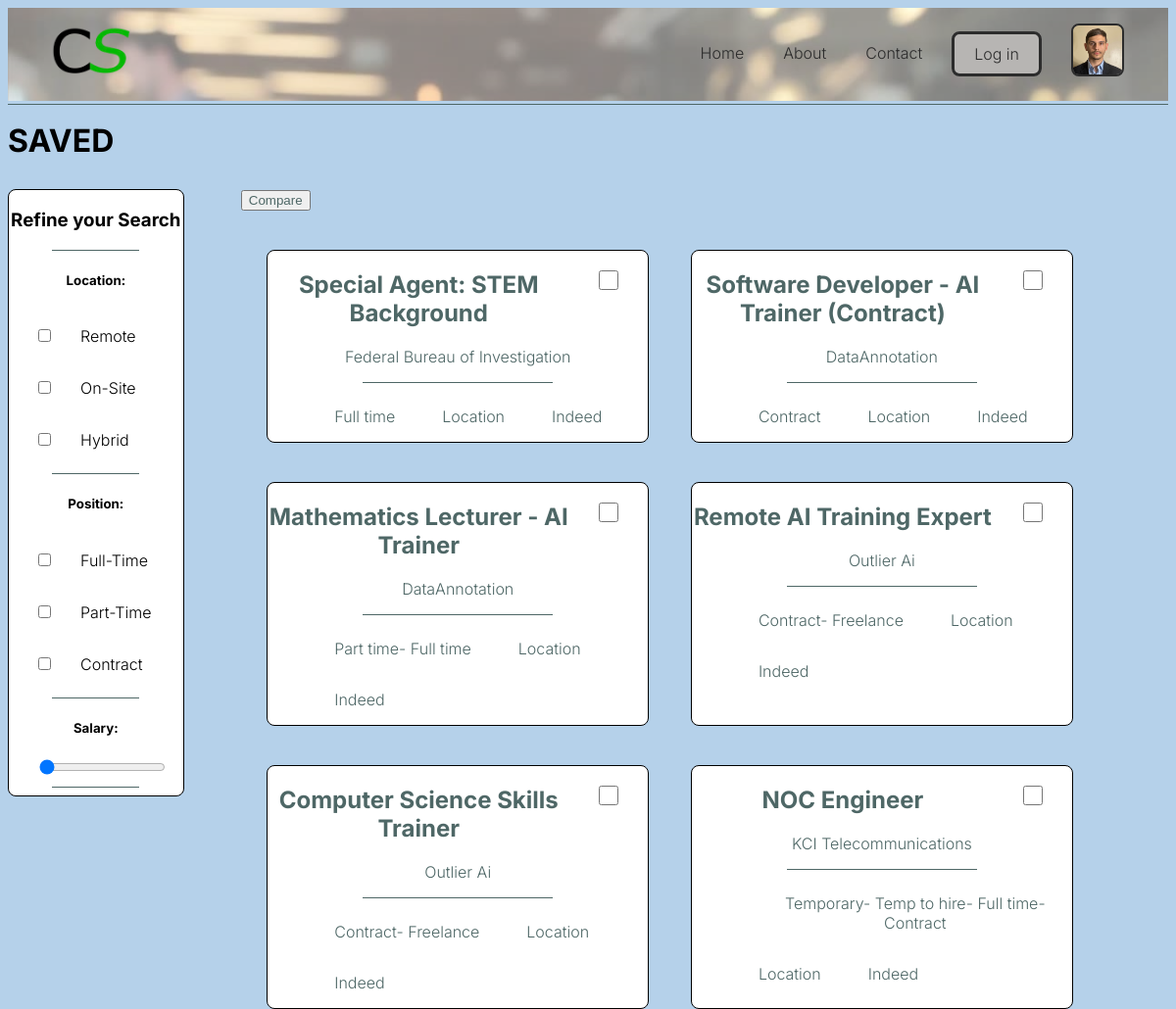
Page /saved.html (signed in) on the committed database.
### models.py (models this page shows, shortened)
class listing(db.Model):
    listid = db.Column('listid', db.Integer, primary_key=True, autoincrement=True)
    title = db.Column('title', db.String(50))
    company = db.Column('company', db.String(50))
    position = db.Column('position', db.String(50))
    salary = db.Column('salary', db.String(25))
    type = db.Column('type', db.String(25))
    sourceLink = db.Column('sourceLink', db.Text)
    description = db.Column('description', db.Text)

### app.py (the view)
@app.route('/saved.html', methods=['GET'])
def saved():
    userid = session['userid']
    print(userid)
    if not userid:
        return redirect(url_for('login'))
    savedJobs = getSaved(userid)
    return render_template('saved.html', jobs=savedJobs)

### app.py (called while the page is built)
def getSaved(userid):
    conn = sqlite3.connect('CareerSiftDB.db')
    cursor = conn.cursor()
    cursor.execute("""
    SELECT listid
    FROM savedListing
    WHERE userid = ?
    """, (userid,))
    savedIds = cursor.fetchall()
    savedIds = [x[0] for x in savedIds]  # Extracting the listid values from the tuples
    if savedIds:
        cursor.execute("""
            SELECT listid, title, company, position, salary, type, sourcelink, description
            FROM listing
            WHERE listid IN ({})
        """.format(','.join('?' for _ in savedIds)), savedIds)
        jobs = cursor.fetchall()
        return jobs
    else:
        return []
    conn.close()

### Templates/saved.html (shortened to what this page needs)
<!DOCTYPE html>
<html lang="en">
    <head>
        <link rel="stylesheet" type="text/css" href="/static/styles.css">
    </head>
    <body>
        <div class="nav-back">
            <nav class = "nav-content">
                <a href="index.html"><img src="/static/CS-logo.png" alt="Career-Sift" width="100px" height="66px"></a>
                <ul>
                    <li><a href="{{ url_for('index') }}">Home</a></li>
                    <li><a href="{{ url_for('about') }}">About</a></li>
                    <li><a href="{{ url_for('contact') }}">Contact</a></li>
                    {% if user %}
                    <li><a href="{{ url_for('logout') }}"class="but LI">Logout</a></li>
                    {% else %}
                    <li><a href="{{ url_for('login') }}"class="but LI">Log in</a></li>
                    {% endif %}
                    <li><a href="{{ url_for('settings') }}"><img class="contact-chip" src="/static/JakePic.jpg" width="50px" height="50px"></a></li>
                </ul>
            </nav>
            <hr>
        </div>
        <h1>SAVED</h1>
        <div class="main-container">
            <section class="filters">
                <h3>Refine your Search</h3>
                <hr>
                <h5>Location:</h5>
                <input type="checkbox" id="remote" name="remote"><label for="remote">Remote</label><br>
                <input type="checkbox" id="os" name="os"><label for="os">On-Site</label><br>
                <input type="checkbox" id="hybrid" name="hybrid"><label for="hybrid">Hybrid</label><br>
                <hr>
                <h5>Position:</h5>
                <input type="checkbox" id="FT" name="FT"><label for="FT">Full-Time</label><br>
                <input type="checkbox" id="PT" name="PT"><label for="PT">Part-Time</label><br>
                <input type="checkbox" id="contract" name="contract"><label for="contract">Contract</label><br>
                <hr>
                <h5>Salary:</h5>
                <input type="range" id="sal" name="sal" min="0" max="175000" value="0" step="1000"><br>
                <hr>
            </section>
            <div class="search-cards">
                <button><a href="compare.html">Compare</a></button>
                <div class="cards">
                    {% if jobs %}
                    {% for job in jobs %}
                    <div class="card">
                        <input type="checkbox" id="choice" name="choice">
                        <a href="{{ url_for('listings', listid=job[0]) }}">
                            <h2>{{ job[1] }}</h2>
                            <p>{{ job[2] }}</p>
                            <hr>
                            <div class="card-info">
                                <p>{{ job[4] }}</p>
                                <p>Location</p>
                                <p>{{ job[5] }}</p>
                            </div>
                        </a>
                    </div>
                    {% endfor %}
                    {% endif %}
                </div>
            </div>
        </div>
    </body>
</html>

### static/styles.css (style rules this page uses)
:root { --silver: #B7B5B3; --bler: rgb(181, 209, 234); --bluer-bler: #4E6766; --dark-purple: #2A1F2D; --lime: #07B900; --dark: #2C2C2C; --darkgrey: #767676; --font: "Inter", sans-serif; }
.nav-back { background-image: url(/static/BlurredWorkplace.jpg); background-color: rgba(255, 255, 255, 0.486); background-blend-mode: overlay; background-size: 100%; height: 95px; }
.contact-chip { border: 2px solid var(--dark); }
.nav-content { display: flex; align-items: center; justify-content: space-between; padding: 0 35px; flex-wrap: wrap; }
.nav-content ul { display: flex; gap: 20px; list-style: none; align-items: center; flex-wrap: wrap; }
li a img { border-radius: 8px; }
li a { text-decoration: none; color: var(--dark); padding: 10px; vertical-align: middle; }
hr { border: none; height: 1px; background-color: #4E6766; }
body { background-color: var(--bler); font-family: var(--font); font-weight: 300; }
.but { border-radius: 8px; border-style: solid; padding: 10px 20px; font-size: 16px; line-height: 1; vertical-align: middle; }
.LI { background-color: var(--silver); border-color: var(--dark); }
.main-container { display: flex; width: 100%; margin-top: 30px; }
.filters { width: 15%; flex-direction: column; background-color: white; border: 1px solid black; border-radius: 8px; }
h3, h5 { text-align: center; }
.filters hr { width: 50%; }
.search-cards { width: 75%; margin: 0 auto; height: 400px; position: relative; margin-bottom: 10px; }
a:visited, a { text-decoration: none; color: var(--bluer-bler); }
a hr { width: 50%; }
.card-info { display: flex; flex-direction: row; gap: 15%; flex-wrap: wrap; padding-left: 17.5%; }
.cards { display: flex; flex-direction: row; flex-wrap: wrap; gap: 5%; padding-left: 3%; }
.card { background-color: white; text-align: center; width: 45%; border: 1px solid black; border-radius: 8px; margin-top: 40px; }
.star, #choice { width: 20px; height: 20px; float: right; padding-right: 10px; padding-top: 10px; }
input[type=checkbox] { margin: 20px 30px; }
input[type=range] { margin-left: 17.5%; }

### rows in the picture
listing: title "Special Agent: STEM Background", company "Federal Bureau of Investigation", salary "Full time", type "Indeed"
listing: title "Software Developer - AI Trainer (Contract)", company "DataAnnotation", salary "Contract", type "Indeed"
listing: title "Mathematics Lecturer - AI Trainer", company "DataAnnotation", salary "Part time- Full time", type "Indeed"
listing: title "Remote AI Training Expert", company "Outlier Ai", salary "Contract- Freelance", type "Indeed"
listing: title "Computer Science Skills Trainer", company "Outlier Ai", salary "Contract- Freelance", type "Indeed"
listing: title "NOC Engineer", company "KCI Telecommunications", salary "Temporary- Temp to hire- Full time- Contract", type "Indeed"
